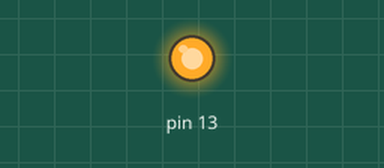
Recording of a sketch running on a simulated Arduino Uno, built with avr-gcc and run on an emulated ATmega328P. Shown: output pins drawn as LEDs (lit = HIGH).

Above: at 0.1 s.
At 9.6 s:
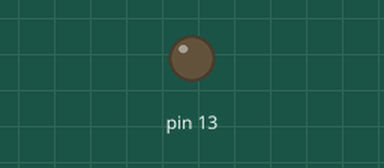
Timing chart, 0 to 11.1 s (numbered marks = the images above):
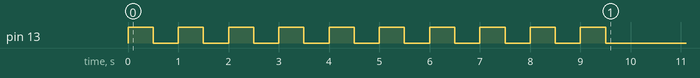

The sketch:

functions.ino
```cpp
// blink an LED the number of times given in the count parameter
void setup() {
  pinMode(13, OUTPUT);
  blink2(10);
}

void loop() {
}

void blink2(int count)
{
while(count > 0 ) // repeat until count is no longer greater than zero
{
digitalWrite(13,HIGH);
delay(500);
digitalWrite(13,LOW);
delay(500);
count = count -1; // decrement count
}
}
```
